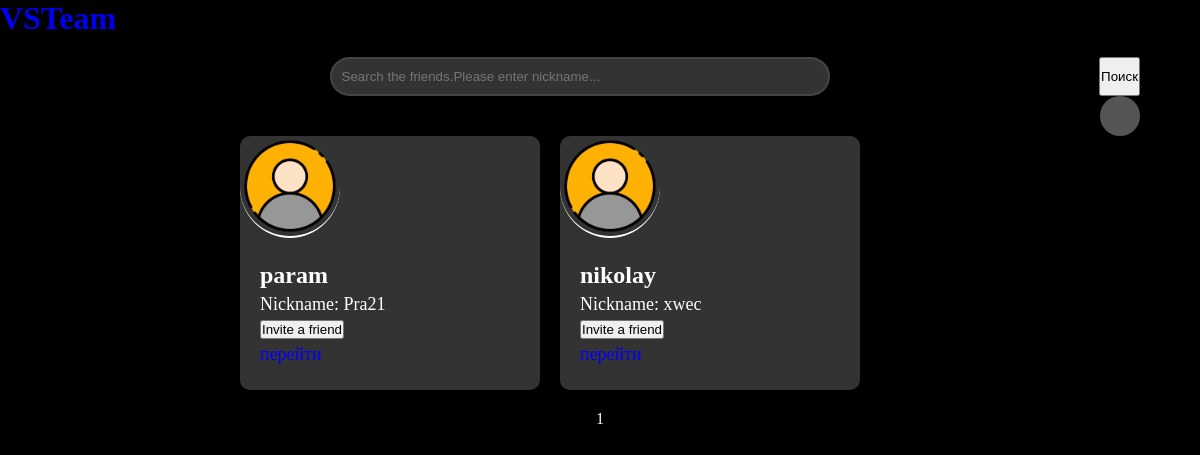
Page /find_users/ (signed in) on the earlier database version.
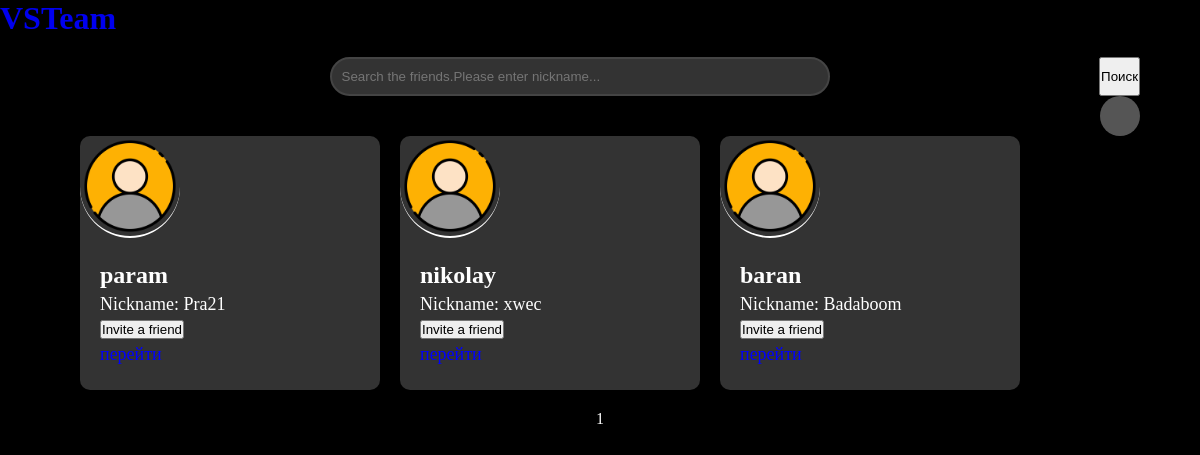
Same page on the later database version.
### my_codes/models.py (models this page shows, shortened)
class NIKNEM(models.Model):
    objects = None
    niknem = models.CharField(max_length=30, null=True)
    user = models.ForeignKey(User, on_delete=models.CASCADE, null=True)

### my_codes/views.py (the view)
# urls.py: path("find_users/", views.find_users_page, name="find_users_page"),
def find_users_page(request):
    context = {}
    if request.method == 'POST':
        form = SearchUserForm(request.POST)
        if form.is_valid():
            query = form.cleaned_data['query']
            page = 0
        else:
            query = ''
            page = 0
    else:
        query = request.GET.get('query', '')
        page = max(0, int(request.GET.get('page', 1)) - 1)
    all_accounts_count = NIKNEM.objects.filter(niknem__contains=query).count()
    current_user = request.user
    accounts = NIKNEM.objects.filter(niknem__contains=query).exclude(user=current_user)[
               page * 10: page * 10 + 10
               ]
    context["page"] = page + 1
    context["accounts"] = accounts
    context["max_page"] = all_accounts_count // 10 + (all_accounts_count % 10 != 0)
    context["query"] = query
    context["form"] = SearchUserForm(initial={"query": query})
    if "add_friend" in request.POST:
        friend_id = request.POST.get("friend_id")
        friend = get_object_or_404(User, id=friend_id)
        Friend.make_friend(request.user, friend)
    return render(request, "find_users.html", context)

### my_codes/forms.py
class SearchUserForm(forms.Form):
    query = CharField(required=True, label="Username")

### my_codes/templatetags/user_avatar.py (called while the page is built)
@register.simple_tag(name='user_avatar')
def user_avatar(userid):
    user = User.objects.get(id=userid)
    try:
        avatar = Avatar.objects.get(user=user)
        return avatar.image.url
    except Avatar.DoesNotExist:
        return MEDIA_URL + 'avatars/default.png'

### my_codes/templates/find_users.html (shortened to what this page needs)
{% load static %}
{% load user_avatar %}
<!DOCTYPE html>
<html lang="en">
<head>
    <link href="{% static 'find_users_style.css' %}" rel="stylesheet">
    <link href="https://fonts.cdnfonts.com/css/retron2000" rel="stylesheet">
</head>
<body>
<a href="{% url 'homePage' %}" style="text-decoration: none; size: 20px;"><h1 style="font-family: 'Rocher';">VSTeam</h1></a>
<header>
        <div class="container1">
          <div style="display: flex; ">
            <input type="text" id="query" class="dark-rounded-input" placeholder="Search the friends.Please enter nickname..." style="width: 500px;" name="query">
              <button onclick="searchButton()" class="glow-on-hover">Поиск</button>
          </div>
          <div class="user-avatar">
          </div>
        </div>
    </header>
    {% if accounts|length > 0 %}
<div class="container">
    {% for account in accounts %}
    <div class="user-card">
        <img src="{% user_avatar account.user.id %}" alt="User Avatar" style="border-radius: 50%; width: 100px;">
        <div class="user-info">
            <h2>{{ account.user.username }}</h2>
            <p>Nickname: {{ account.niknem }}</p>
            <form method="post" action="{% url 'find_users_page' %}">
                <button class="btn" type="submit" name="add_friend">Invite a friend</button>
            </form>
            {% if account.user %}
                <a href="{% url 'polzovatels_account' account.user.id %}" style="text-decoration: none; color: blue;"><p>перейти</p></a>
            {% endif %}
        </div>
    </div>
    {% endfor %}
</div>
{% else %}
<h1>Ничего не найдено</h1>
{% endif %}
    {% if accounts|length > 0 %}
        <div class="paginator" style="text-align:center;">
            {{ page }}
        </div>
    {% endif %}
</body>
</html>

### my_codes/templates/find_users.html (style rules this page uses)
* { margin: 0; padding: 0; box-sizing: border-box; }
body { font-family: 'Rocher'; background-color: black; color: #ffffff; margin: 0; padding: 0; }
.container { display: flex; flex-wrap: wrap; justify-content: center; gap: 20px; padding: 20px; }
.user-card { background-color: #333333; border-radius: 10px; overflow: hidden; box-shadow: 0 4px 6px rgba(0, 0, 0, 0.1); width: 300px; }
.user-card img { width: 100%; height: auto; border-bottom: 2px solid #ffffff; }
.user-info { padding: 20px; }
.user-info h2 { margin-top: 0; font-size: 24px; }
.user-info p { margin: 5px 0; font-size: 18px; }
.container1 { width: 90%; max-width: 1200px; margin: 0 auto; }
.dark-rounded-input { background-color: #333; color: #fff; padding: 10px; border-radius: 20px; border-color: #444; border-style: solid; outline: none; margin: auto; }
.user-avatar { float: right; width: 40px; height: 40px; border-radius: 50%; background-color: #555; }
header { padding: 20px 0; }

Differences in the rows shown:
added NIKNEM: user.username "baran", niknem "Badaboom", shows "перейти"
